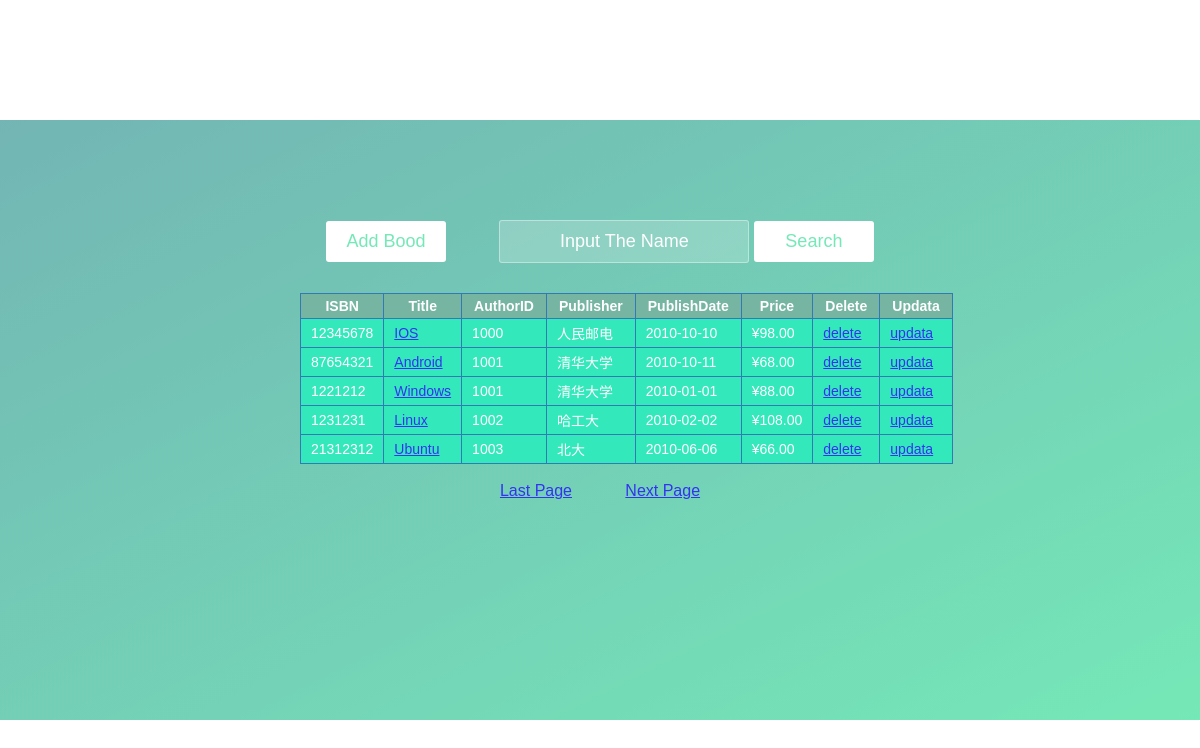
The page / on the database its author committed.
### library/models.py (models this page shows)
class Book(models.Model):
    ISBN = models.CharField(max_length=30)
    Title = models.CharField(max_length=30)
    AuthorID = models.IntegerField()
    Publisher = models.CharField(max_length=30)
    PublishDate = models.CharField(max_length=30)
    Price = models.CharField(max_length=30)

### library/views.py (the view)
# urls.py: url(r'^$', 'library.views.main', name='home'),      #主页
def main(request):
    global page
    if request.method == 'POST':
        if request.POST.has_key('add'):
            return render(request, 'add_book.html')
        elif request.POST.has_key('search'):
            book_lists = []
            if (len(Author.objects.filter(Name=request.POST['author'])) != 0):
                for book_list in Book.objects.filter(AuthorID=Author.objects.get(Name=request.POST['author']).AuthorID):
                    book_dict = {}
                    book_dict["ISBN"] = book_list.ISBN
                    book_dict["Title"] = book_list.Title
                    book_dict["AuthorID"] = book_list.AuthorID
                    book_dict["Publisher"] = book_list.Publisher
                    book_dict["PublishDate"] = book_list.PublishDate
                    book_dict["Price"] = book_list.Price
                    book_lists.append(book_dict)
                return render(request, 'library.html', {"book_lists": book_lists})
            else:
                return render(request, 'library.html', {"book_lists": []})
        elif request.POST.has_key('author'):
            AuthorID = request.POST['AuthorID']
            Name = request.POST['Name']
            Age = request.POST['Age']
            Country = request.POST['Country']
            Author.objects.create(
                AuthorID=AuthorID,
                Name=Name,
                Age=Age,
                Country=Country,
            )
            return show(request)
        elif request.POST.has_key('updata'):
            book = Book.objects.get(id=request.POST['id'])
            book.AuthorID=request.POST['AuthorID']
            book.Publisher=request.POST['Publisher']
            book.PublishDate=request.POST['PublishDate']
            book.Price=request.POST['Price']
            book.save()
            if (len(Author.objects.filter(AuthorID=request.POST['AuthorID'])) == 0):
                return render(request, 'add_author.html', {"AuthorID": request.POST['AuthorID']})
            return show(request)
        else:
            ISBN = request.POST['ISBN']
            Title = request.POST['Title']
            AuthorID = request.POST['AuthorID']
            Publisher = request.POST['Publisher']
            PublishDate = request.POST['PublishDate']
            Price = request.POST['Price']
            Book.objects.create(
                ISBN=ISBN,
                Title=Title,
                AuthorID=AuthorID,
                Publisher=Publisher,
                PublishDate=PublishDate,
                Price=Price,
            )
            if (len(Author.objects.filter(AuthorID=request.POST['AuthorID'])) == 0):
                return render(request, 'add_author.html', {"AuthorID": request.POST['AuthorID']})
            return show(request)
    else:
        if request.GET.get('up') == "1" and page > 0:
            page -= 1
        elif request.GET.get('up') == "2" and page < len(Book.objects.all()) / 10:
            page += 1
        return show(request)

### library/views.py (called while the page is built)
def show(request):
    global page
    i = 0
    book_lists = []
    for book_list in Book.objects.all():
        i += 1
        if i > page * 10:
            book_dict = {}
            book_dict["id"] = book_list.id
            book_dict["ISBN"] = book_list.ISBN
            book_dict["Title"] = book_list.Title
            book_dict["AuthorID"] = book_list.AuthorID
            book_dict["Publisher"] = book_list.Publisher
            book_dict["PublishDate"] = book_list.PublishDate
            book_dict["Price"] = book_list.Price
            book_lists.append(book_dict)
        if i >= (page + 1) * 10:
            break
    return render(request, 'library.html', {"book_lists": book_lists})

### templates/library.html (shortened to what this page needs)
<html>
<head>
<link rel="stylesheet" type="text/css" href="/static/css/styles1.css">
   </head>
<body>
<div class="htmleaf-container">
	<div class="wrapper">
		<div class="container">
            <form action="/" method="post">
                <button type="submit" name="add">Add Bood</button>&nbsp&nbsp&nbsp&nbsp&nbsp&nbsp&nbsp&nbsp&nbsp&nbsp&nbsp
				<input type="text" name = "author" placeholder="Input The Name">
				<button type="submit" name="search">Search</button>
			</form>
            <table class="datalist">
                <tr>
                    <th scope="col">ISBN</th>
                    <th scope="col">Title</th>
                    <th scope="col">AuthorID</th>
                    <th scope="col">Publisher</th>
                    <th scope="col">PublishDate</th>
                    <th scope="col">Price</th>
                    <th scope="col">Delete</th>
                    <th scope="col">Updata</th>
                </tr>
                {% for book_dict in book_lists %}
                    <tr>
                        <td>{{ book_dict.ISBN }}</td>
                        <td>
                            <form style="padding: 0 0;">
                                <a href="/author/?id={{ book_dict.id }}">{{ book_dict.Title }}</a>
			                </form>
                        </td>
                        <td>{{ book_dict.AuthorID }}</td>
                        <td>{{ book_dict.Publisher }}</td>
                        <td nowrap style="white-space:nowrap;word-break:nowrap">{{ book_dict.PublishDate }}</td>
                        <td>{{ book_dict.Price }}</td>
                        <td>
                            <form style="padding: 0 0;">
                                <a href="/delete/?id={{ book_dict.id }}">delete</a>
			                </form>
                        </td>
                        <td>
                            <form style="padding: 0 0;">
                                <a href="/updata/?id={{ book_dict.id }}">updata</a>
			                </form>
                        </td>
                    </tr>
                {% endfor %}
            </table>
        <ul class="bg-bubbles">
		</ul>
            <br>
            <form style="padding: 0 0;">
                <a href = "?up=1">Last Page</a>&nbsp&nbsp&nbsp&nbsp&nbsp&nbsp&nbsp&nbsp&nbsp&nbsp&nbsp
                <a href = "?up=2">Next Page</a>
            </form>
		</div>
	</div>
</div>
</body>
</html>

### templates/static/css/styles1.css (style rules this page uses)
* { box-sizing: border-box; margin: 0; padding: 0; font-weight: 300; }
body { font-family: 'Source Sans Pro', sans-serif; color: white; font-weight: 300; }
.wrapper { background: #50a3a2; background: -webkit-linear-gradient(top left, #50a3a2 0%, #53e3a6 100%); background: linear-gradient(to bottom right, #50a3a2 0%, #53e3a6 100%); opacity: 0.8; position: absolute; top: 40%; left: 0; width: 100%; height: 600px; margin-top: -200px; overflow: hidden; }
.container { max-width: 600px; margin: 0 auto; padding: 80px 0; height: 400px; text-align: center; }
form { padding: 20px 0; position: relative; z-index: 2; }
form input { -webkit-appearance: none; -moz-appearance: none; appearance: none; outline: 0; border: 1px solid rgba(255, 255, 255, 0.4); background-color: rgba(255, 255, 255, 0.2); width: 250px; border-radius: 3px; padding: 10px 15px; margin: 0 auto 10px auto; text-align: center; font-size: 18px; color: white; -webkit-transition-duration: 0.25s; transition-duration: 0.25s; font-weight: 300; }
form button { -webkit-appearance: none; -moz-appearance: none; appearance: none; outline: 0; background-color: white; border: 0; padding: 10px 15px; color: #53e3a6; border-radius: 3px; width: 120px; cursor: pointer; font-size: 18px; -webkit-transition-duration: 0.25s; transition-duration: 0.25s; }
.bg-bubbles { position: absolute; top: 0; left: 0; width: 100%; height: 100%; z-index: 1; }
.datalist { border:1px solid #0058a3; font-family:Arial; border-collapse:collapse; background-color: #00e3ab; font-size:14px; }
.datalist th { border:1px solid #0058a3; background-color: #55a38d; color:#FFFFFF; font-weight:bold; padding-top:4px; padding-bottom:4px; padding-left:12px; padding-right:12px; text-align:center; }
.datalist td { border:1px solid #0058a3; text-align:left; padding-top:4px; padding-bottom:4px; padding-left:10px; padding-right:10px; }

### rows shown on the page
Book: ISBN "12345678", Title "IOS", Publisher "人民邮电", PublishDate "2010-10-10", Price "¥98.00"
Book: ISBN "87654321", Title "Android", Publisher "清华大学", PublishDate "2010-10-11", Price "¥68.00"
Book: ISBN "1221212", Title "Windows", Publisher "清华大学", PublishDate "2010-01-01", Price "¥88.00"
Book: ISBN "1231231", Title "Linux", Publisher "哈工大", PublishDate "2010-02-02", Price "¥108.00"
Book: ISBN "21312312", Title "Ubuntu", Publisher "北大", PublishDate "2010-06-06", Price "¥66.00"

### other values the page prints
{{ book_dict.AuthorID }} "1000" "1001" "1001" "1002" "1003"
